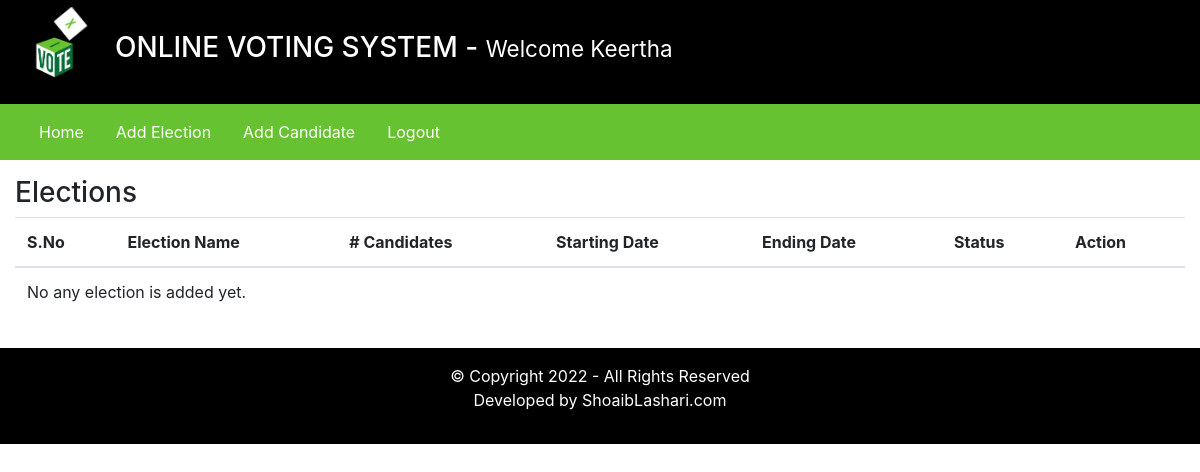
Page /admin/index.php?homepage=1 (signed in) on the earlier database version.
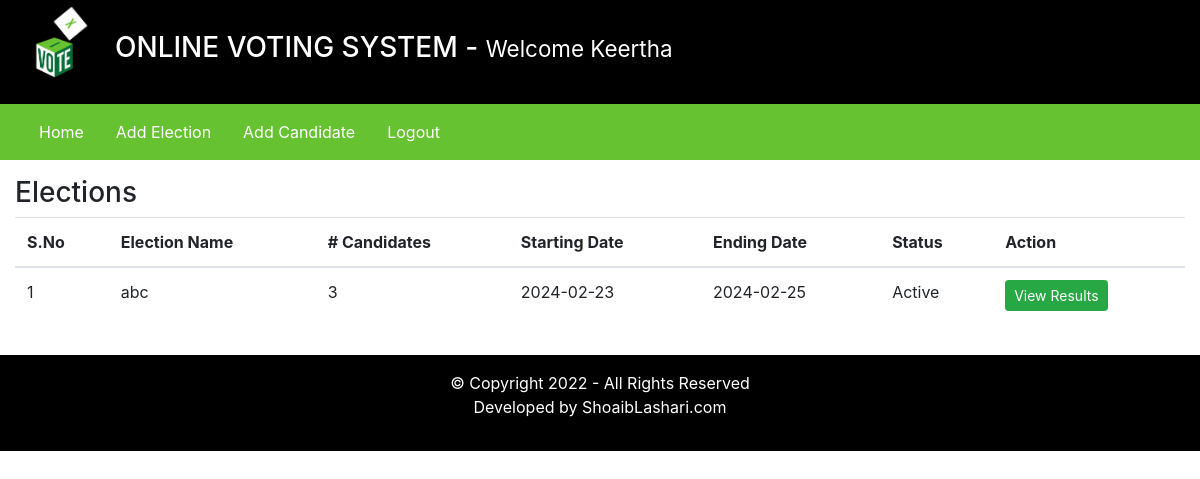
Same page on the later database version.
### tables this page shows
CREATE TABLE `elections` (
  `id` int(11) NOT NULL,
  `election_topic` varchar(255) DEFAULT NULL,
  `no_of_candidates` int(11) DEFAULT NULL,
  `starting_date` date DEFAULT NULL,
  `ending_date` date DEFAULT NULL,
  `status` varchar(45) DEFAULT NULL,
  `inserted_by` varchar(255) DEFAULT NULL,
  `inserted_on` date DEFAULT NULL
);

### admin/inc/homepage.php (the view)
<div class="row my-3">
    <div class="col-12">
        <h3>Elections</h3>
        <table class="table">
            <thead>
                <tr>
                    <th scope="col">S.No</th>
                    <th scope="col">Election Name</th>
                    <th scope="col"># Candidates</th>
                    <th scope="col">Starting Date</th>
                    <th scope="col">Ending Date</th>
                    <th scope="col">Status </th>
                    <th scope="col">Action </th>
                </tr>
            </thead>
            <tbody>
                <?php
                    $fetchingData = mysqli_query($db, "SELECT * FROM elections") or die(mysqli_error($db));
                    $isAnyElectionAdded = mysqli_num_rows($fetchingData);
                    if($isAnyElectionAdded > 0)
                    {
                        $sno = 1;
                        while($row = mysqli_fetch_assoc($fetchingData))
                        {
                            $election_id = $row['id'];
                ?>
                            <tr>
                                <td><?php echo $sno++; ?></td>
                                <td><?php echo $row['election_topic']; ?></td>
                                <td><?php echo $row['no_of_candidates']; ?></td>
                                <td><?php echo $row['starting_date']; ?></td>
                                <td><?php echo $row['ending_date']; ?></td>
                                <td><?php echo $row['status']; ?></td>
                                <td>
                                    <a href="index.php?viewResult=<?php echo $election_id; ?>" class="btn btn-sm btn-success"> View Results </a>
                                </td>
                            </tr>
                <?php
                        }
                    }else {
            ?>
                        <tr>
                            <td colspan="7"> No any election is added yet. </td>
                        </tr>
            <?php
                    }
                ?>
            </tbody>
        </table>
    </div>
</div>

Differences in the rows shown:
added elections: election_topic "abc", no_of_candidates "3", starting_date "2024-02-23", ending_date "2024-02-25", status "Active"
Other differences:
text no longer shown: "No any election is added yet."
